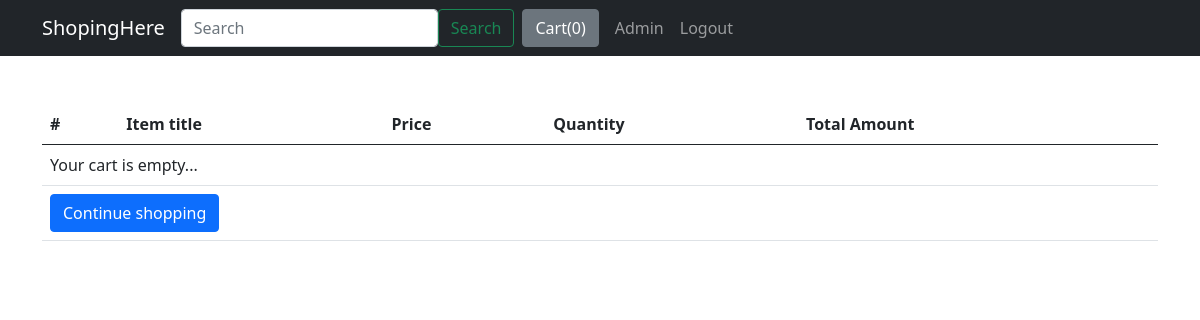
/order-summary/ (signed in), run on an earlier commit of the app's database.
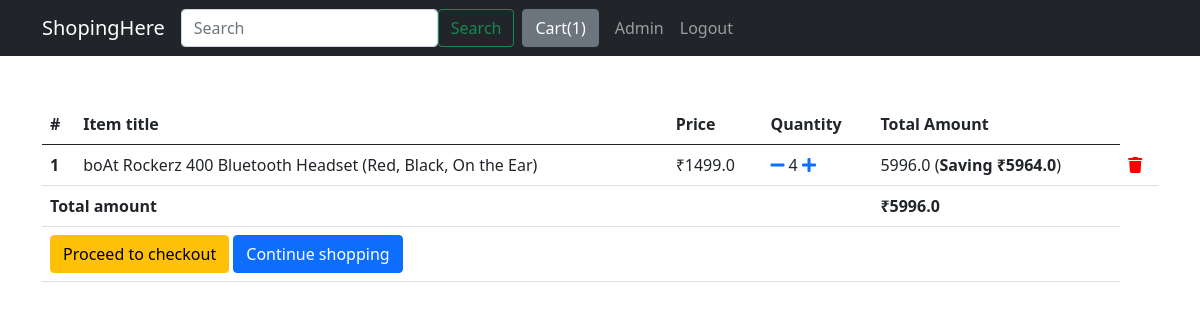
And on a later commit of the database.
### home/models.py (models this page shows, shortened)
class Order(models.Model):
    user = models.ForeignKey(settings.AUTH_USER_MODEL,
                             on_delete=models.CASCADE)
    ref_code = models.CharField(max_length=20)
    items = models.ManyToManyField(OrderItem)
    start_date = models.DateTimeField(auto_now_add=True)
    order_date = models.DateTimeField()
    ordered = models.BooleanField(default=False)
    billing_address = models.ForeignKey(
        'Address', related_name='billing_address', on_delete=models.SET_NULL, blank=True, null=True)
    shipping_address = models.ForeignKey(
        'Address', related_name='shipping_address', on_delete=models.SET_NULL, blank=True, null=True)
    payment = models.ForeignKey(
        'Payment', on_delete=models.SET_NULL, blank=True, null=True)
    coupon = models.ForeignKey(
        'CouponCode', on_delete=models.SET_NULL, blank=True, null=True)
    being_delivered = models.BooleanField(default=False)
    recieved = models.BooleanField(default=False)
    refund_requested = models.BooleanField(default=False)
    refund_granted = models.BooleanField(default=False)
    '''
    1.Item added to cart
    2.Adding a billing address
        (Failed checkout)
    3.Payment
        (Preprocessing, processing, packaging, etc.)
    4.Being delivered
    5.Recieved
    6.Refund
    '''
    def get_total_amount(self):
        total = 0
        for order_item in self.items.all():
            total += order_item.get_final_price()
        if self.coupon:
            total -= self.coupon.coupon_amount
        return total

class OrderItem(models.Model):
    user = models.ForeignKey(settings.AUTH_USER_MODEL,
                             on_delete=models.CASCADE)
    ordered = models.BooleanField(default=False)
    item = models.ForeignKey(Item, on_delete=models.CASCADE)
    quantity = models.IntegerField(default=1)
    def get_total_item_price(self):
        return self.quantity * self.item.price
    def get_total_discount_item_price(self):
        return self.quantity * self.item.discount_price
    def get_amount_saved(self):
        return self.get_total_item_price() - self.get_total_discount_item_price()
    def get_final_price(self):
        if self.item.discount_price:
            return self.get_total_discount_item_price()
        return self.get_total_item_price()

class Item(models.Model):
    title = models.CharField(max_length=500)
    image = models.ImageField(upload_to="home/products/images")
    price = models.FloatField()
    discount_price = models.FloatField(blank=True, null=True)
    description = models.TextField()
    category = models.CharField(choices=CATEGORY_CHOICES, max_length=2)
    label = models.CharField(choices=LABEL_CHOICES, max_length=1)
    slug = AutoSlugField(('slug'), max_length=50,
                         unique=True, populate_from=('title',))
    def get_add_to_cart_url(self):
        return reverse("home:add_to_cart", kwargs={
            'slug': self.slug
        })
    def get_remove_from_cart_url(self):
        return reverse("home:remove_from_cart", kwargs={
            'slug': self.slug
        })

### home/views.py (the view)
# urls.py: path('order-summary/', OrderSummaryView.as_view(), name='order_summary'),
class OrderSummaryView(LoginRequiredMixin, View):
    def get(self, *args, **kwargs):
        try:
            order = Order.objects.get(user=self.request.user, ordered=False)
            context = {
                'order': order
            }
            return render(self.request, 'home/order_summary.html', context)
        except ObjectDoesNotExist:
            messages.error(self.request, "you do not havr item in cart")
            return redirect("/")

### home/templatetags/cart_templatetags.py (called while the page is built)
@register.filter
def cart_item_count(user):
    if user.is_authenticated:
        qs = Order.objects.filter(user=user, ordered=False)
        if qs.exists():
            return qs[0].items.count()
        else:
            return 0

### home/templates/home/order_summary.html (shortened to what this page needs)
{% extends 'home/base.html' %}
{% load static %}
{% block content %}
<div class="container mt-5">
<div class="table-responsive text-nowrap">
  <table class="table">
    <thead>
      <tr>
        <th scope="col">#</th>
        <th scope="col">Item title</th>
        <th scope="col">Price</th>
        <th scope="col">Quantity</th>
        <th scope="col">Total Amount</th>
      </tr>
    </thead>
    <tbody>
    {% for order_item in order.items.all %}
      <tr>
        <th scope="row">{{ forloop.counter }}</th>
        <td>{{ order_item.item.title }}</td>
        <td>
        {% if order_item.item.discount_price %}
            ₹{{ order_item.item.discount_price }}
        {% else %}
            ₹{{ order_item.item.price }}₹
        {% endif %}
        </td>
        <td><a href="{% url 'home:remove_single_item_from_cart' order_item.item.slug %}"><i class="fas fa-minus mr-2"></i></a>
            {{ order_item.quantity }}
            <a href="{{ order_item.item.get_add_to_cart_url }}"><i class="fas fa-plus ml-2"></i></a>
        </td>
        <td>{% if order_item.item.discount_price %}
            {{ order_item.get_total_discount_item_price }}
            (<strong>Saving ₹{{ order_item.get_amount_saved }}</strong>)
        {% else %}
            {{ order_item.get_total_item_price }}
        {% endif %}
        </td>
        <td>
        <a href="{{ order_item.item.get_remove_from_cart_url }}"><i class="fas fa-trash floated-right" style="color:red;"></i></a>
        </td>
      </tr>
      {% empty %}
      <tr>
        <td colspan="5"> Your cart is empty...</td>
      </tr>
      <tr>
          <td colspan="5">
          <a href="/" class="btn btn-primary float-right ">Continue shopping</a>
          </td>
      </tr>
      {% endfor %}
      {% if order.items.all %}
      <tr>
        <td colspan="4"><b>Total amount</b></td>
        <td><b> ₹{{ order.get_total_amount }}</b></td>
      </tr>
      <tr>
        <td colspan="5">
          <a href="{% url 'home:checkout' %}" class="btn btn-warning float-right ml-2">Proceed to checkout</a>
          <a href="/" class="btn btn-primary float-right ">Continue shopping</a>
        </td>
      </tr>
      {% endif %}
  </table>
</div>
</div>
{% endblock %}

### home/templates/home/base.html (shortened to what this page needs)
<!doctype html>
<html lang="en">
{% load cart_templatetags %}
<head>
  {% load static %}
  <link rel="stylesheet" href="https://use.fontawesome.com/releases/v5.11.2/css/all.css"
>
  <link rel="stylesheet" href="https://stackpath.bootstrapcdn.com/bootstrap/5.0.0-alpha1/css/bootstrap.min.css"
>
</head>
<body>
  <nav class="navbar navbar-expand-lg navbar-dark bg-dark navbar-fixed-top">
    <div class="container">
      <a class="navbar-brand" href="/">ShopingHere</a>
      <div class="collapse navbar-collapse" id="navbarSupportedContent">
        <form class="d-flex ml-auto">
          <input class="form-control mr-2" type="search" placeholder="Search" aria-label="Search">
          <button class="btn btn-outline-success" type="submit">Search</button>
        </form>
        {% if request.user.is_authenticated %}
        <a href="{% url 'home:order_summary' %}" type="button" class="btn btn-secondary mx-2">Cart(<span>{{ request.user | cart_item_count }}</span>)
        </a>
        {% endif %}
        <ul class="navbar-nav ml-auto mb-2 mb-lg-0">
          {% if request.user.is_authenticated %}
          <li class="nav-item">
            <a class="nav-link" href="/">{{ user.username|title }}</a>
          </li>
          <li class="nav-item">
            <a class="nav-link" href="{% url 'accounts:logout' %}">Logout</a>
          </li>
          {% endif %}
        </ul>
      </div>
    </div>
  </nav>
  {% block content %}
  {% endblock %}
</body>
</html>

What changed in the data, as far as the page shows it:
added OrderItem: item "boAt Rockerz 400 Bluetooth Headset (Red, Black, On the Ear)", item.discount_price "1499.0", quantity "4", get_total_discount_item_price "5996.0", get_amount_saved "5964.0"
added Order: get_total_amount "5996.0"
Also different on the page:
{{ request.user | cart_item_count }}: "0" → "1"
text no longer shown: "Your cart is empty..."
text now shown: "Total amount ₹ Proceed to checkout"
